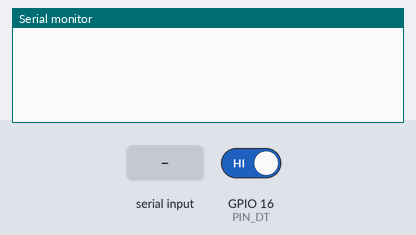
Simulated run of this sketch. Board: ESP32. On the bench: the last lines printed to the serial monitor. The test bench sets the inputs (shaded band); at power-on: GPIO 16 (PIN_DT) HIGH.

Above: at 1.3 s.
1.4 s: GPIO 16 (PIN_DT) driven LOW
At 2.3 s:
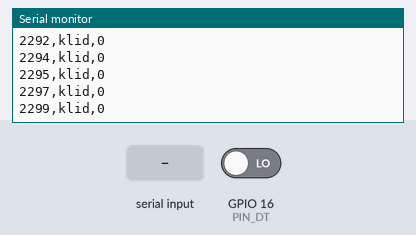
2.9 s: "1\n" received over Serial
At 3.9 s:
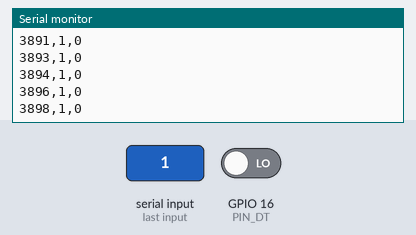
4.4 s: "0\n" received over Serial
Timing chart, 0 to 5.2 s (numbered marks = the images above; inputs shaded):
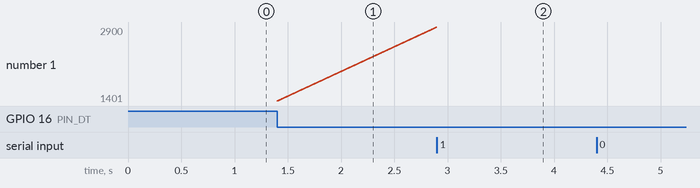

Measured:
- after the input at 1.4 s, the serial monitor: prints a new line at once (image 1)

The sketch:

p1_logger.ino
```cpp
// Vyldor P1 — strain-gauge logger.
//
// Reads a half-bridge (active gauge on the strap + dummy gauge on unloaded leather,
// completed by two 0.1% 350R resistors) through an HX711 and prints timestamped CSV.
//
// The HX711 is bit-banged rather than driven by a library on purpose: the library
// versions differ in how they handle the 80 SPS rate pin and in whether they block,
// and this test is worthless if samples are silently dropped or unevenly spaced.
// Everything here is explicit so the timing can be checked against the output.
//
// Wiring (ESP32):  DT -> GPIO16,  SCK -> GPIO4,  VCC -> 3V3,  GND -> GND
// Set the HX711 RATE pad to HIGH (80 SPS) if your board exposes it. At 10 SPS you
// can still see breathing, but walking cadence (~2 Hz) aliases badly.

const int PIN_DT  = 16;
const int PIN_SCK = 4;

// Channel A, gain 128 — the highest gain, which is what a strain gauge bridge needs.
// 25 clock pulses selects it. (26 = A/64, 27 = B/32.)
const int GAIN_PULSES = 25;

// Label the block you are recording so analyse.py can split the file without you
// having to cut it by hand. Type a new label into the serial monitor at any time.
String block = "klid";

bool ready() { return digitalRead(PIN_DT) == LOW; }

long readRaw() {
  while (!ready()) { delay(1); }

  long value = 0;
  noInterrupts();                 // a 24-bit shift-in that gets interrupted is garbage
  for (int i = 0; i < 24; i++) {
    digitalWrite(PIN_SCK, HIGH);
    delayMicroseconds(1);
    value = (value << 1) | digitalRead(PIN_DT);
    digitalWrite(PIN_SCK, LOW);
    delayMicroseconds(1);
  }
  for (int i = 24; i < GAIN_PULSES; i++) {
    digitalWrite(PIN_SCK, HIGH);
    delayMicroseconds(1);
    digitalWrite(PIN_SCK, LOW);
    delayMicroseconds(1);
  }
  interrupts();

  // 24-bit two's complement -> signed long
  if (value & 0x800000L) value |= ~0xFFFFFFL;
  return value;
}

void setup() {
  Serial.begin(115200);
  pinMode(PIN_SCK, OUTPUT);
  pinMode(PIN_DT, INPUT);
  digitalWrite(PIN_SCK, LOW);
  delay(500);

  // A saturated reading means the bridge is not a bridge. Say so here rather than
  // letting someone record twenty minutes of 8388607 and analyse it later.
  long probe = readRaw();
  if (probe >= 8388600L || probe <= -8388600L) {
    Serial.println("# CHYBA: HX711 je v saturaci (" + String(probe) + ").");
    Serial.println("# Skoro jiste mas na vstupu jeden tenzometr misto mustku.");
    Serial.println("# Zkontroluj, ze A+ i A- sedi na delicich mezi E+ a E-.");
  }

  Serial.println("# vyldor-p1 v1");
  Serial.println("ms,block,raw");
}

void loop() {
  if (Serial.available()) {
    String incoming = Serial.readStringUntil('\n');
    incoming.trim();
    if (incoming.length() > 0) {
      block = incoming;
      Serial.println("# block -> " + block);
    }
  }

  long raw = readRaw();
  Serial.print(millis());
  Serial.print(',');
  Serial.print(block);
  Serial.print(',');
  Serial.println(raw);
}
```
